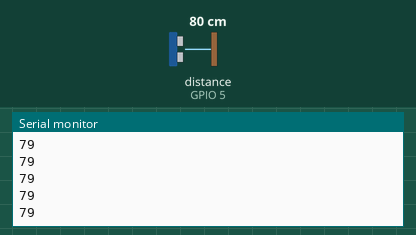
Simulated run of this sketch. Board: ESP32. Shown: the last lines printed to the serial monitor. Wiring (inferred from the names in the program): ultrasonic range finder: trigger GPIO 2; echo GPIO 5. The test bench sets the inputs (shaded band); at power-on: distance to the obstacle (sensor on GPIO 5) 80 cm. The echo pulse lasts 58.3 µs per cm; WiFi joins after 1.5 s; servers stay silent unless stated; the local clock reads 2024-03-15 10:24:30 at power-on unless the sketch sets it; nothing arrives over Bluetooth unless stated.

Above: at 2.7 s.
2.8 s: distance to the obstacle (sensor on GPIO 5) set to 250 cm
At 3.14 s:
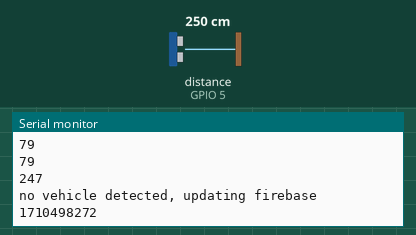
4.3 s: distance to the obstacle (sensor on GPIO 5) set to 2 cm
At 4.57 s:
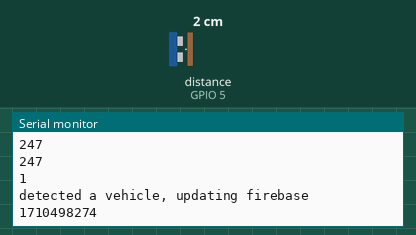
Timing chart, 0 to 7.3 s (numbered marks = the images above; inputs shaded):
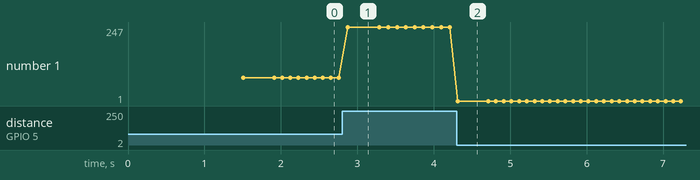

The sketch:

elseIbeaconEsp32.ino
```cpp
#include <WiFi.h>
#include "FirebaseESP32.h"
#include "BLEDevice.h"
#include "BLEUtils.h"
#include "BLEBeacon.h"
#include "time.h"

#define FIREBASE_HOST "https://elseconsumerdatabase.firebaseio.com/"
#define FIREBASE_AUTH "HqBLu0LN9OMx7AcjiI6YeJaZNdPP8XUD0aY0RYMb"
#define WIFI_SSID "375"
#define WIFI_PASSWORD "Whitepepper"
const int trigPin = 2;
const int echoPin = 5;
bool isCar = false;
FirebaseData firebaseData;
long duration;                                      /////////// DONOT CHANGE any line of code
int dist;                                           /////////// ONLY uuid,major,minor and firebase path are allowed for updates
time_t secondsSinceEpoch, lastHeartbeat;

#ifdef __cplusplus
extern "C" {
#endif

uint8_t temprature_sens_read();
//uint8_t g_phyFuns;

#ifdef __cplusplus
}
#endif

BLEAdvertising *pAdvertising;
#define BEACON_UUID  "00000000-0000-0000-0000-000000000000"

void setBeacon() {
  BLEBeacon oBeacon = BLEBeacon();
  oBeacon.setManufacturerId(0x4C00); // fake Apple 0x004C LSB (ENDIAN_CHANGE_U16!)
  oBeacon.setProximityUUID(BLEUUID(BEACON_UUID));
  oBeacon.setMajor(103);
  oBeacon.setMinor(1);
  BLEAdvertisementData oAdvertisementData = BLEAdvertisementData();
  BLEAdvertisementData oScanResponseData = BLEAdvertisementData();

  oAdvertisementData.setFlags(0x04); // BR_EDR_NOT_SUPPORTED 0x04

  std::string strServiceData = "";

  strServiceData += (char)26;     // Len
  strServiceData += (char)0xFF;   // Type
  strServiceData += oBeacon.getData();
  oAdvertisementData.addData(strServiceData);

  pAdvertising->setAdvertisementData(oAdvertisementData);
  pAdvertising->setScanResponseData(oScanResponseData);
}

void getCurrentMillis() {
  secondsSinceEpoch = time(NULL);
  Serial.println(secondsSinceEpoch);
}

void setup() {
  Serial.begin(115200);
  WiFi.begin(WIFI_SSID, WIFI_PASSWORD);
  Serial.println("Connecting to WiFi");
  while (WiFi.status() != WL_CONNECTED)
  {
    Serial.print(".");
    delay(300);
  }
  Serial.println("WiFi Connected. ");
  pinMode(trigPin, OUTPUT);
  pinMode(echoPin, INPUT);

  BLEDevice::init("Else");
  pAdvertising = BLEDevice::getAdvertising();
  setBeacon();
  pAdvertising->start();
  Serial.println("Advertizing BLE started...");
  configTime(19800, 3600, "pool.ntp.org");
  secondsSinceEpoch = time(NULL);
  lastHeartbeat = time(NULL);
}

void loop() {
  digitalWrite(trigPin, LOW);
  delayMicroseconds(100);
  digitalWrite(trigPin, HIGH);
  delayMicroseconds(100);
  digitalWrite(trigPin, LOW);
  duration = pulseIn(echoPin, HIGH);
  dist = duration * 0.034 / 2; //dist is in cms
  Serial.println(dist);
  if (dist != 0) {
    if (dist < 155 && !isCar) {
      Serial.println("detected a vehicle, updating firebase");
      Firebase.begin(FIREBASE_HOST, FIREBASE_AUTH);
      Firebase.reconnectWiFi(true);
      getCurrentMillis();
      Firebase.setInt(firebaseData, "unityOneRohini/parking/sensor9/updatedAt", secondsSinceEpoch);
      Firebase.setInt(firebaseData, "unityOneRohini/parking/sensor9/value", 1);
      isCar = true;
    } else if (dist >= 155 && isCar) {
      Serial.println("no vehicle detected, updating firebase");
      Firebase.begin(FIREBASE_HOST, FIREBASE_AUTH);
      Firebase.reconnectWiFi(true);
      getCurrentMillis();
      Firebase.setInt(firebaseData, "unityOneRohini/parking/sensor9/updatedAt", secondsSinceEpoch);
      Firebase.setInt(firebaseData, "unityOneRohini/parking/sensor9/value", 0);
      isCar = false;
    }
  }
  heartBeat();
  delay(100);
}

void heartBeat() {
  time_t currentEpoch = time(NULL);
  if (currentEpoch - lastHeartbeat > 900) { // heatbeat at 900 secs
    lastHeartbeat = currentEpoch;
    Firebase.setInt(firebaseData, "unityOneRohini/parking/sensor9/heartbeat", currentEpoch);
  }
}
```

Measured:
- after the input at 2.8 s, the serial monitor: prints a new line after 0.07 s (image 1)
- after the input at 4.3 s, the serial monitor: prints a new line at once (image 2)
- plotted number 1: 79 → 247 after the input at 2.8 s, 247 → 1 after the input at 4.3 s
